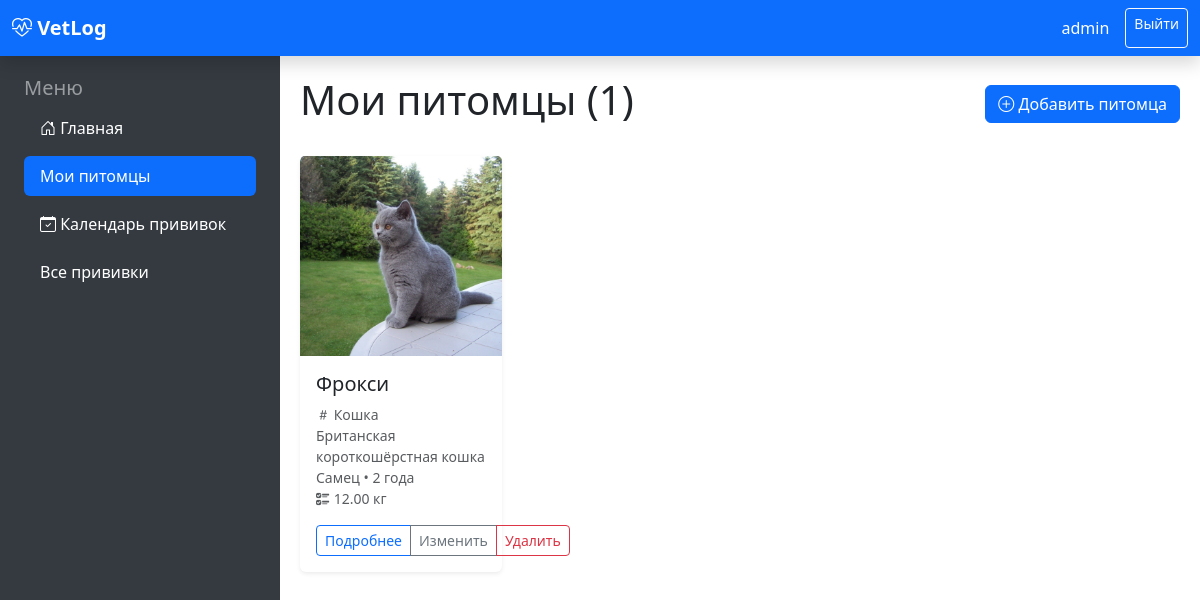
The page /pets/ (signed in) on the database its author committed.
### pets/models.py (models this page shows, shortened)
class Pet(models.Model):
    GENDER_CHOICES = [('M', 'Самец'), ('F', 'Самка')]
    owner = models.ForeignKey(User, on_delete=models.CASCADE, related_name='pets')
    name = models.CharField("Кличка", max_length=100)
    species = models.CharField("Вид животного", max_length=50, default="Собака")
    breed = models.CharField("Порода", max_length=100, blank=True)
    gender = models.CharField("Пол", max_length=1, choices=GENDER_CHOICES)
    birth_date = models.DateField("Дата рождения", null=True, blank=True)
    photo = models.ImageField("Фото питомца", upload_to='pets/', blank=True, null=True)
    weight = models.DecimalField("Текущий вес (кг)", max_digits=5, decimal_places=2, null=True, blank=True)
    created_at = models.DateTimeField(auto_now_add=True)
    def age(self):
        if not self.birth_date:
            return "Неизвестно"
        today = date.today()
        years = today.year - self.birth_date.year
        if (today.month, today.day) < (self.birth_date.month, self.birth_date.day):
            years -= 1
        if years >= 5:
            return f"{years} лет"
        elif years >= 1:
            return f"{years} год" if years == 1 else f"{years} года"
        else:
            months = (today.year - self.birth_date.year) * 12 + today.month - self.birth_date.month
            if today.day < self.birth_date.day:
                months -= 1
            return f"{months} мес." if months > 0 else "Меньше месяца"
    class Meta:
        ordering = ['-created_at']
        verbose_name = "Питомец"
        verbose_name_plural = "Питомцы"

### pets/views.py (the view)
# urls.py: path('', views.pet_list, name='pet_list'),
@login_required
def pet_list(request):
    pets = Pet.objects.filter(owner=request.user).order_by('-created_at')
    return render(request, 'pets/pet_list.html', {'pets': pets})

### templates/pets/pet_list.html (shortened to what this page needs)
{% extends 'base/base.html' %}
{% block content %}
<div class="d-flex justify-content-between align-items-center mb-4">
    <h1> Мои питомцы ({{ pets.count }})</h1>
    <a href="{% url 'pet_create' %}" class="btn btn-primary">
        <i class="bi bi-plus-circle"></i> Добавить питомца
    </a>
</div>
{% if pets %}
<div class="row">
    {% for pet in pets %}
    <div class="col-xl-3 col-lg-4 col-md-6 mb-4">
        <div class="card h-100 shadow-sm border-0">
            {% if pet.photo %}
                <img src="{{ pet.photo.url }}" class="card-img-top" style="height: 200px; object-fit: cover;">
            {% else %}
                <div class="bg-gradient text-white text-center py-5" style="height: 200px;">
                    <i class="bi bi-paw display-4"></i>
                </div>
            {% endif %}
            <div class="card-body d-flex flex-column">
                <h5 class="card-title">{{ pet.name }}</h5>
                <p class="card-text text-muted small mb-3 flex-grow-1">
                    <i class="bi bi-hash"></i> {{ pet.species }}<br>
                    {% if pet.breed %} {{ pet.breed }}<br>{% endif %}
                    <i class="bi bi-gender-{{ pet.gender|lower }}"></i> {{ pet.get_gender_display }} • {{ pet.age }}<br>
                    {% if pet.weight %}<i class="bi bi-ui-checks"></i> {{ pet.weight }} кг{% endif %}
                </p>
                <div class="btn-group" role="group">
                    <a href="{% url 'pet_detail' pet.pk %}" class="btn btn-outline-primary btn-sm">Подробнее</a>
                    <a href="{% url 'pet_update' pet.pk %}" class="btn btn-outline-secondary btn-sm">Изменить</a>
                    <a href="{% url 'pet_delete' pet.pk %}" class="btn btn-outline-danger btn-sm">Удалить</a>
                </div>
            </div>
        </div>
    </div>
    {% endfor %}
</div>
{% endif %}
{% endblock %}

### templates/base/base.html (shortened to what this page needs)
<!DOCTYPE html>
<html lang="ru">
<head>
    <link href="https://cdn.jsdelivr.net/npm/bootstrap@5.3.3/dist/css/bootstrap.min.css" rel="stylesheet">
    <link href="https://cdn.jsdelivr.net/npm/bootstrap-icons@1.11.3/font/bootstrap-icons.css" rel="stylesheet">
</head>
<body>
    <nav class="navbar navbar-expand-lg navbar-dark bg-primary fixed-top shadow">
        <div class="container-fluid">
            <a class="navbar-brand fw-bold" href="{% url 'home' %}">
                <i class="bi bi-heart-pulse"></i> VetLog
            </a>
            <div class="navbar-nav ms-auto">
                <span class="navbar-text text-white me-3">
                    {{ user.first_name|default:user.username }}
                </span>
                <a href="{% url 'logout' %}" class="btn btn-outline-light btn-sm">Выйти</a>
            </div>
        </div>
    </nav>
    <div class="sidebar text-white">
        <div class="px-4">
            <h5 class="text-white-50">Меню</h5>
<ul class="nav flex-column">
    <li class="nav-item mb-2">
        <a href="{% url 'home' %}" class="nav-link text-white {% if request.resolver_match.url_name == 'home' %}active bg-primary rounded{% endif %}">
            <i class="bi bi-house-door"></i> Главная
        </a>
    </li>
    <li class="nav-item mb-2">
        <a href="{% url 'pet_list' %}" class="nav-link text-white {% if request.resolver_match.url_name == 'pet_list' %}active bg-primary rounded{% endif %}">
             Мои питомцы
        </a>
    </li>
    <li class="nav-item mb-2">
        <a href="{% url 'health:upcoming' %}" class="nav-link text-white {% if 'vaccination_upcoming' in request.path %}active bg-primary rounded{% endif %}">
            <i class="bi bi-calendar-check"></i> Календарь прививок
        </a>
    </li>
    <li class="nav-item mb-2">
        <a href="{% url 'health:list' %}" class="nav-link text-white {% if request.resolver_match.url_name == 'health:list' %}active bg-primary rounded{% endif %}">
             Все прививки
        </a>
</ul>
        </div>
    </div>
    <div class="main-content">
        {% block content %}
        {% endblock %}
    </div>
</body>
</html>

### templates/base/base.html (style rules this page uses)
body { padding-top: 56px; }
.sidebar { position: fixed; top: 56px; left: 0; bottom: 0; width: 280px; background: #343a40; padding-top: 20px; z-index: 1000; overflow-y: auto; }
.main-content { margin-left: 280px; padding: 20px; }

### rows shown on the page
Pet: photo (picture), name "Фрокси", species "Кошка", breed "Британская короткошёрстная кошка", gender "Самец", age "2 года", weight "12.00"

### other values the page prints
{{ user.first_name|default:user.username }} "admin"
{{ pets.count }} "1"
